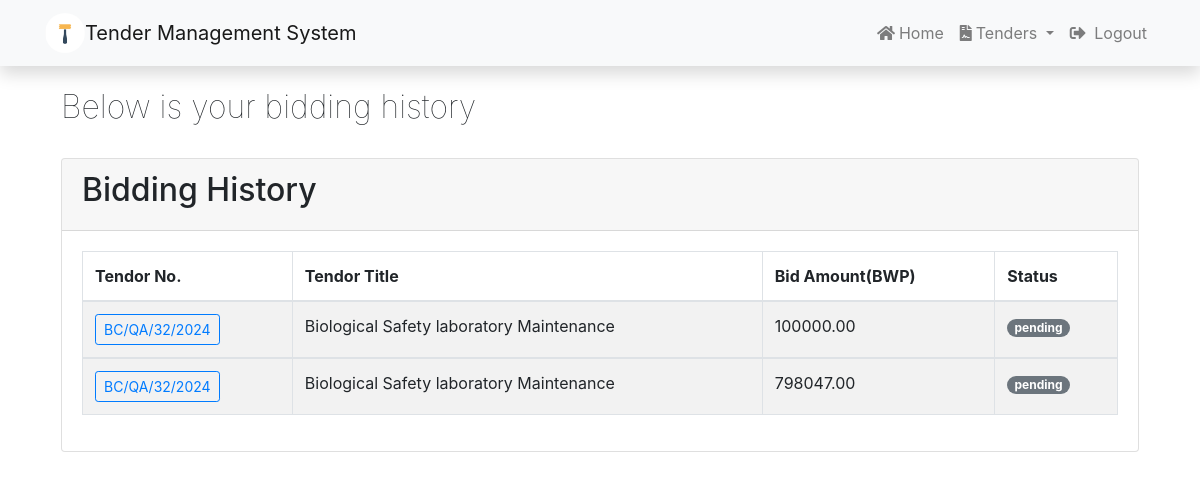
The page /bids/history (signed in) on the database its author committed.
### bid/models.py (models this page shows)
class Bid(models.Model):
    status_choices = [
        ('pending', 'Pending'),
        ('rejected', 'Rejected'),
        ('approved', 'Approved'),
    ]
    tender = models.ForeignKey(Tender, on_delete=models.CASCADE)
    bidder = models.ForeignKey(User, on_delete=models.CASCADE)
    bid_amount = models.DecimalField(max_digits=10, decimal_places=2)
    document = models.FileField(upload_to='tender_proposals/')
    status = models.CharField(max_length=20, choices=status_choices, default='pending')

### tender/models.py (models this page shows, shortened)
class Tender(models.Model):
    status_choices = [
        ('assigned', 'Assigned'),
        ('available', 'Available'),
        ('expired', 'Expired'),
    ]
    tender_no = models.CharField(max_length=20, unique=True)
    title = models.CharField(max_length=200)
    description = models.TextField()
    category = models.ForeignKey(Category, on_delete=models.DO_NOTHING)
    location = models.CharField(max_length=100)
    created_at = models.DateTimeField(auto_now_add=True)
    updated_at = models.DateTimeField(auto_now=True)
    status = models.CharField(max_length=20, choices=status_choices, default='available')
    document = models.FileField(upload_to='tender_documents/')
    publisher = models.ForeignKey(User, on_delete=models.PROTECT,related_name='owned_tenders')
    winner = models.ForeignKey(User, on_delete=models.PROTECT, null=True, blank=True, related_name='won_tenders')
    watchers = models.ManyToManyField(User, related_name='watchlist', blank=True)
    due_date = models.DateField()

### bid/views.py (the view)
# urls.py: path('history', views.bid_history, name='bid_history'),
@login_required
def bid_history(request):
    owner = request.user
    bidsByOwner = Bid.objects.filter(bidder = owner)
    return render(request,'bids/bid-history.html',{
             'Bids': bidsByOwner
        })

### templates/bids/bid-history.html (shortened to what this page needs)
{%extends 'base.html'%} {% block content%} {%if user.is_authenticated%}
<div class="container mt-4 p-3">
  <div class="container mt-5 mb-5 text-center">
    <div class="row">
      <div class="col-md-12 mb-4">
        <div class="title-wrap d-flex justify-content-between">
          <div class="title-box">
            <h2 class="title-a" style="font-weight: 100">
              Below is your bidding history
            </h2>
          </div>
        </div>
      </div>
      <div class="container">
        <div class="card">
          <div class="card-header text-left">
            <h2>Bidding History</h2>
          </div>
          <div class="card-body">
            <table class="table table-striped table-bordered nowrap text-left">
              <thead>
                <tr>
                  <th>Tendor No.</th>
                  <th>Tendor Title</th>
                  <th>Bid Amount(BWP)</th>
                  <th>Status</th>
                </tr>
              </thead>
              {% if Bids %} {%for bid in Bids%}
              <tbody>
                <td>
                  <a
                    href="{% url 'tender' bid.tender.id %}"
                    class="btn btn-sm btn-outline-primary"
                    >{{bid.tender.tender_no}}
                  </a>
                </td>
                <td>{{bid.tender.title}}</td>
                <td>{{bid.bid_amount}}</td>
                {%if bid.status == 'approved'%}
                <td>
                  <span class="badge badge-pill badge-success"
                    >{{bid.status}}</span
                  >
                </td>
                {%elif bid.status == 'pending'%}
                <td>
                  <span class="badge badge-pill badge-secondary"
                    >{{bid.status}}</span
                  >
                </td>
                {%else%}
                <td>
                  <span class="badge badge-pill badge-danger"
                    >{{bid.status}}</span
                  >
                </td>
                {%endif%} {%endfor%} {% endif%}
            </table>
          </div>
        </div>
      </div>
    </div>
  </div>
</div>
{%endif%} {%endblock%}

### rows shown on the page
Bid: tender.tender_no "BC/QA/32/2024", tender "Biological Safety laboratory Maintenance", bid_amount "100000.00", status "pending"
Bid: tender.tender_no "BC/QA/32/2024", tender "Biological Safety laboratory Maintenance", bid_amount "798047.00", status "pending"
